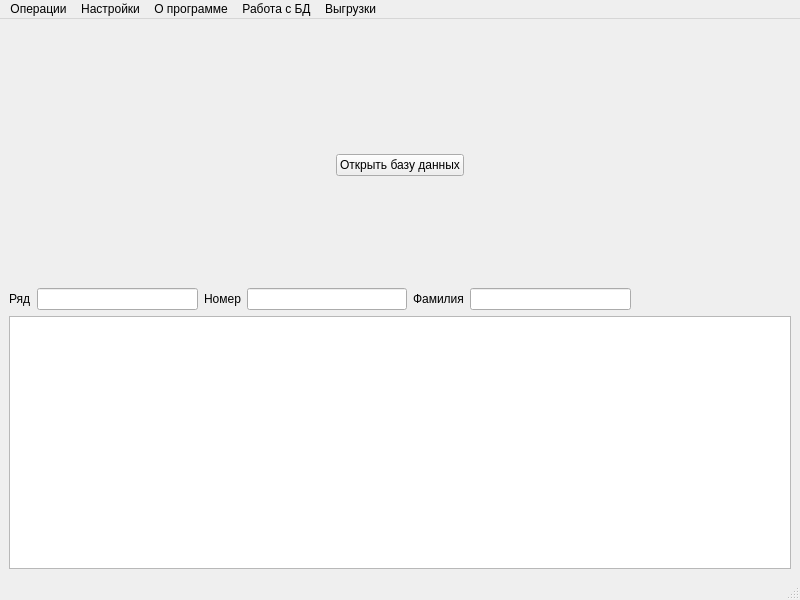
<?xml version="1.0" encoding="UTF-8"?>
<ui version="4.0">
    <class>MainWindow</class>
    <widget class="QMainWindow" name="MainWindow">
        <property name="geometry">
            <rect>
                <x>0</x>
                <y>0</y>
                <width>800</width>
                <height>600</height>
            </rect>
        </property>
        <property name="windowTitle">
            <string>Всеволожский Р.С. ВОА</string>
        </property>
        <widget class="QWidget" name="centralwidget">
            <layout class="QVBoxLayout" name="verticalLayout_2">
                <item>
                    <layout class="QHBoxLayout" name="horizontalLayout">
                        <item>
                            <spacer name="horizontalSpacer">
                                <property name="orientation">
                                    <enum>Qt::Horizontal</enum>
                                </property>
                                <property name="sizeHint" stdset="0">
                                    <size>
                                        <width>40</width>
                                        <height>20</height>
                                    </size>
                                </property>
                            </spacer>
                        </item>
                        <item>
                            <layout class="QVBoxLayout" name="verticalLayout">
                                <item>
                                    <spacer name="verticalSpacer">
                                        <property name="orientation">
                                            <enum>Qt::Vertical</enum>
                                        </property>
                                        <property name="sizeHint" stdset="0">
                                            <size>
                                                <width>20</width>
                                                <height>40</height>
                                            </size>
                                        </property>
                                    </spacer>
                                </item>
                                <item>
                                    <widget class="QLabel" name="voa_label">
                                        <property name="text">
                                            <string/>
                                        </property>
                                    </widget>
                                </item>
                                <item>
                                    <widget class="QPushButton" name="openBase_pushButton">
                                        <property name="text">
                                            <string>Открыть базу данных</string>
                                        </property>
                                    </widget>
                                </item>
                                <item>
                                    <spacer name="verticalSpacer_2">
                                        <property name="orientation">
                                            <enum>Qt::Vertical</enum>
                                        </property>
                                        <property name="sizeHint" stdset="0">
                                            <size>
                                                <width>20</width>
                                                <height>40</height>
                                            </size>
                                        </property>
                                    </spacer>
                                </item>
                            </layout>
                        </item>
                        <item>
                            <spacer name="horizontalSpacer_2">
                                <property name="orientation">
                                    <enum>Qt::Horizontal</enum>
                                </property>
                                <property name="sizeHint" stdset="0">
                                    <size>
                                        <width>40</width>
                                        <height>20</height>
                                    </size>
                                </property>
                            </spacer>
                        </item>
                    </layout>
                </item>
                <item>
                    <layout class="QHBoxLayout" name="horizontalLayout_2">
                        <item>
                            <widget class="QLabel" name="row_label">
                                <property name="text">
                                    <string>Ряд</string>
                                </property>
                            </widget>
                        </item>
                        <item>
                            <widget class="QLineEdit" name="row_lineEdit"/>
                        </item>
                        <item>
                            <widget class="QLabel" name="num_label">
                                <property name="text">
                                    <string>Номер</string>
                                </property>
                            </widget>
                        </item>
                        <item>
                            <widget class="QLineEdit" name="num_lineEdit"/>
                        </item>
                        <item>
                            <widget class="QLabel" name="fam_label">
                                <property name="text">
                                    <string>Фамилия</string>
                                </property>
                            </widget>
                        </item>
                        <item>
                            <widget class="QLineEdit" name="fam_lineEdit"/>
                        </item>
                        <item>
                            <spacer name="horizontalSpacer_3">
                                <property name="orientation">
                                    <enum>Qt::Horizontal</enum>
                                </property>
                                <property name="sizeHint" stdset="0">
                                    <size>
                                        <width>40</width>
                                        <height>20</height>
                                    </size>
                                </property>
                            </spacer>
                        </item>
                    </layout>
                </item>
                <item>
                    <widget class="QTableView" name="tableView"/>
                </item>
            </layout>
        </widget>
        <widget class="QMenuBar" name="menubar">
            <property name="geometry">
                <rect>
                    <x>0</x>
                    <y>0</y>
                    <width>800</width>
                    <height>22</height>
                </rect>
            </property>
            <property name="defaultUp">
                <bool>false</bool>
            </property>
            <widget class="QMenu" name="operation_menu">
                <property name="title">
                    <string>Операции</string>
                </property>
                <addaction name="search_action"/>
                <addaction name="add_action"/>
                <addaction name="separator"/>
                <addaction name="exit_action"/>
            </widget>
            <widget class="QMenu" name="settings_menu">
                <property name="title">
                    <string>Настройки</string>
                </property>
                <addaction name="chooseBD_action"/>
                <addaction name="createBD_action"/>
                <addaction name="updateBD_action"/>
            </widget>
            <widget class="QMenu" name="about_menu">
                <property name="title">
                    <string>О программе</string>
                </property>
            </widget>
            <widget class="QMenu" name="rabota_with_BD">
                <property name="title">
                    <string>Работа с БД</string>
                </property>
                <addaction name="kindPay_action"/>
                <addaction name="member_action"/>
                <addaction name="garage_action"/>
                <addaction name="electric_action"/>
                <addaction name="tarif_e"/>
                <addaction name="memberCont_action"/>
                <addaction name="bilingContrib_action"/>
            </widget>
            <widget class="QMenu" name="vigruzki">
                <property name="title">
                    <string>Выгрузки</string>
                </property>
                <addaction name="spisok_action"/>
                <addaction name="smeta_action"/>
            </widget>
            <addaction name="operation_menu"/>
            <addaction name="settings_menu"/>
            <addaction name="about_menu"/>
            <addaction name="rabota_with_BD"/>
            <addaction name="vigruzki"/>
        </widget>
        <widget class="QStatusBar" name="statusbar"/>
        <action name="search_action">
            <property name="text">
                <string>Поиск</string>
            </property>
        </action>
        <action name="add_action">
            <property name="text">
                <string>Добавить</string>
            </property>
        </action>
        <action name="chooseBD_action">
            <property name="text">
                <string>Выбор БД</string>
            </property>
        </action>
        <action name="createBD_action">
            <property name="text">
                <string>Создать БД</string>
            </property>
        </action>
        <action name="exit_action">
            <property name="text">
                <string>Выход</string>
            </property>
        </action>
        <action name="kindPay_action">
            <property name="text">
                <string>Тип платежа</string>
            </property>
        </action>
        <action name="member_action">
            <property name="text">
                <string>Член кооператива</string>
            </property>
        </action>
        <action name="garage_action">
            <property name="text">
                <string>Гараж</string>
            </property>
        </action>
        <action name="electric_action">
            <property name="text">
                <string>Электросчетчик</string>
            </property>
        </action>
        <action name="updateBD_action">
            <property name="text">
                <string>Обновить БД</string>
            </property>
        </action>
        <action name="tarif_e">
            <property name="text">
                <string>Ввод данных по тарифам</string>
            </property>
        </action>
        <action name="smeta_action">
            <property name="text">
                <string>Смета</string>
            </property>
        </action>
        <action name="spisok_action">
            <property name="text">
                <string>Список</string>
            </property>
        </action>
        <action name="memberCont_action">
            <property name="text">
                <string>Ввод размера членского взноса</string>
            </property>
        </action>
        <action name="bilingContrib_action">
            <property name="text">
                <string>Выставить счет</string>
            </property>
        </action>
    </widget>
    <resources/>
    <connections/>
</ui>
